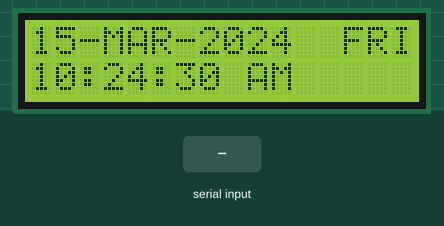
The sketch below on a simulated Arduino Uno, built with avr-gcc and run on an emulated ATmega328P. Shown: 16×2 character LCD. The test bench sets the inputs (shaded band). The local clock reads 2024-03-15 10:24:30 at power-on unless the sketch sets it; what the sketch prints to the serial monitor is not drawn.

Above: at 0.1 s.
At 1.2 s:
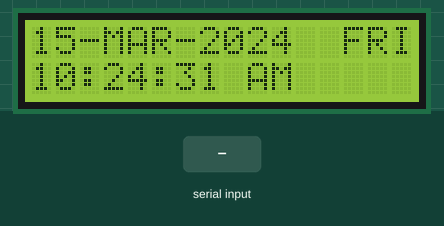
1.3 s: "u90\n" received over Serial
At 2.5 s:
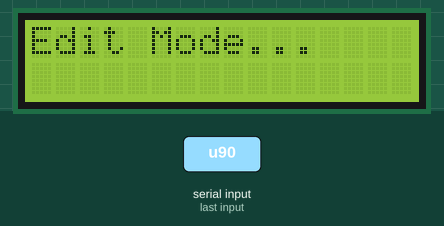
2.8 s: "90,45\n" received over Serial
5.3 s: "30,150\n" received over Serial
Timing chart, 0 to 8.3 s (numbered marks = the images above; inputs shaded):
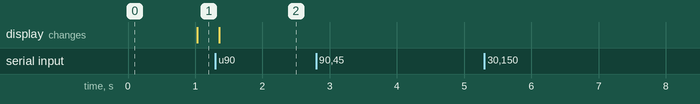

The sketch:

digital_clock.ino
```cpp
#include <Wire.h>                   // for I2C communication
#include <LiquidCrystal_I2C.h>      // for LCD
#include <RTClib.h>                 // for RTC

LiquidCrystal_I2C lcd(0x27, 16, 2); // create LCD with I2C address 0x27, 16 characters per line, 2 lines
RTC_DS3231 rtc;                     // create rtc for the DS3231 RTC module, address is fixed at 0x68
/*
   function to update RTC time using user input
*/
void updateRTC()
{

  lcd.clear();  // clear LCD display
  lcd.setCursor(0, 0);
  lcd.print("Edit Mode...");

  // ask user to enter new date and time
  const char txt[6][15] = { "year [4-digit]", "month [1~12]", "day [1~31]",
                            "hours [0~23]", "minutes [0~59]", "seconds [0~59]"};
  String str = "";
  long newDate[6];

  while (Serial.available()) {
    Serial.read();  // clear serial buffer
  }

  for (int i = 0; i < 6; i++) {

    Serial.print("Enter ");
    Serial.print(txt[i]);
    Serial.print(": ");

    while (!Serial.available()) {
      ; // wait for user input
    }

    str = Serial.readString();  // read user input
    newDate[i] = str.toInt();   // convert user input to number and save to array

    Serial.println(newDate[i]); // show user input
  }

  // update RTC
  rtc.adjust(DateTime(newDate[0], newDate[1], newDate[2], newDate[3], newDate[4], newDate[5]));
  Serial.println("RTC Updated!");
}
/*
   function to update LCD text
*/
void updateLCD()
{

  /*
     create array to convert digit days to words:

     0 = Sunday    |   4 = Thursday
     1 = Monday    |   5 = Friday
     2 = Tuesday   |   6 = Saturday
     3 = Wednesday |
  */
  const char dayInWords[7][4] = {"SUN", "MON", "TUE", "WED", "THU", "FRI", "SAT"};

  /*
     create array to convert digit months to words:

     0 = [no use]  |
     1 = January   |   6 = June
     2 = February  |   7 = July
     3 = March     |   8 = August
     4 = April     |   9 = September
     5 = May       |   10 = October
     6 = June      |   11 = November
     7 = July      |   12 = December
  */
  const char monthInWords[13][4] = {" ", "JAN", "FEB", "MAR", "APR", "MAY", "JUN",
                                         "JUL", "AUG", "SEP", "OCT", "NOV", "DEC"};

  // get time and date from RTC and save in variables
  DateTime rtcTime = rtc.now();

  int ss = rtcTime.second();
  int mm = rtcTime.minute();
  int hh = rtcTime.twelveHour();
  int DD = rtcTime.dayOfTheWeek();
  int dd = rtcTime.day();
  int MM = rtcTime.month();
  int yyyy = rtcTime.year();

  // move LCD cursor to upper-left position
  lcd.setCursor(0, 0);

  // print date in dd-MMM-yyyy format and day of week
  if (dd < 10) lcd.print("0");  // add preceeding '0' if number is less than 10
  lcd.print(dd);
  lcd.print("-");
  lcd.print(monthInWords[MM]);
  lcd.print("-");
  lcd.print(yyyy);

  lcd.print("  ");
  lcd.print(dayInWords[DD]);

  // move LCD cursor to lower-left position
  lcd.setCursor(0, 1);

  // print time in 12H format
  if (hh < 10) lcd.print("0");
  lcd.print(hh);
  lcd.print(':');

  if (mm < 10) lcd.print("0");
  lcd.print(mm);
  lcd.print(':');

  if (ss < 10) lcd.print("0");
  lcd.print(ss);

  if (rtcTime.isPM()) lcd.print(" PM"); // print AM/PM indication
  else lcd.print(" AM");
}
void setup()
{
  Serial.begin(9600); // initialize serial

  lcd.init();       // initialize lcd
  lcd.backlight();  // switch-on lcd backlight

  rtc.begin();       // initialize rtc
}
void loop()
{
  updateLCD();  // update LCD text

  if (Serial.available()) {
    char input = Serial.read();
    if (input == 'u') updateRTC();  // update RTC time
  }
}
```

Measured:
- after the input at 1.3 s, the display: changes after 0.06 s (image 2)
- after the input at 2.8 s, every drawn part: stays the same
- after the input at 5.3 s, every drawn part: stays the same
